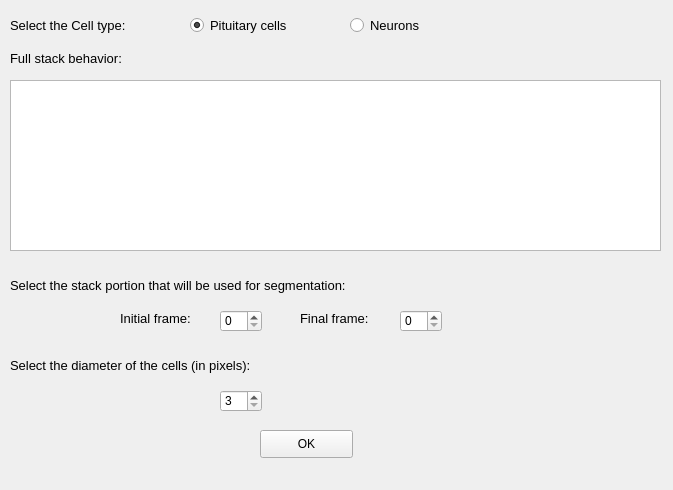
<?xml version="1.0" encoding="UTF-8"?>
<ui version="4.0">
 <class>Dialog</class>
 <widget class="QDialog" name="Dialog">
  <property name="geometry">
   <rect>
    <x>0</x>
    <y>0</y>
    <width>673</width>
    <height>490</height>
   </rect>
  </property>
  <property name="windowTitle">
   <string>Dialog</string>
  </property>
  <widget class="QLabel" name="label_5">
   <property name="geometry">
    <rect>
     <x>300</x>
     <y>310</y>
     <width>101</width>
     <height>16</height>
    </rect>
   </property>
   <property name="font">
    <font>
     <pointsize>10</pointsize>
    </font>
   </property>
   <property name="text">
    <string>Final frame: </string>
   </property>
  </widget>
  <widget class="QRadioButton" name="NeuronButton">
   <property name="geometry">
    <rect>
     <x>350</x>
     <y>10</y>
     <width>95</width>
     <height>31</height>
    </rect>
   </property>
   <property name="font">
    <font>
     <pointsize>10</pointsize>
    </font>
   </property>
   <property name="text">
    <string>Neurons</string>
   </property>
   <attribute name="buttonGroup">
    <string notr="true">CellTypeGroup</string>
   </attribute>
  </widget>
  <widget class="QLabel" name="label_4">
   <property name="geometry">
    <rect>
     <x>120</x>
     <y>310</y>
     <width>101</width>
     <height>16</height>
    </rect>
   </property>
   <property name="font">
    <font>
     <pointsize>10</pointsize>
    </font>
   </property>
   <property name="text">
    <string>Initial frame: </string>
   </property>
  </widget>
  <widget class="QSpinBox" name="Fr3_spinBox">
   <property name="geometry">
    <rect>
     <x>220</x>
     <y>390</y>
     <width>42</width>
     <height>22</height>
    </rect>
   </property>
   <property name="minimum">
    <number>3</number>
   </property>
   <property name="maximum">
    <number>13</number>
   </property>
   <property name="singleStep">
    <number>2</number>
   </property>
   <property name="value">
    <number>3</number>
   </property>
  </widget>
  <widget class="QRadioButton" name="PituitaryButton">
   <property name="geometry">
    <rect>
     <x>190</x>
     <y>10</y>
     <width>131</width>
     <height>31</height>
    </rect>
   </property>
   <property name="font">
    <font>
     <pointsize>10</pointsize>
    </font>
   </property>
   <property name="text">
    <string>Pituitary cells</string>
   </property>
   <property name="checked">
    <bool>true</bool>
   </property>
   <attribute name="buttonGroup">
    <string notr="true">CellTypeGroup</string>
   </attribute>
  </widget>
  <widget class="QLabel" name="label_6">
   <property name="geometry">
    <rect>
     <x>10</x>
     <y>350</y>
     <width>451</width>
     <height>31</height>
    </rect>
   </property>
   <property name="font">
    <font>
     <pointsize>10</pointsize>
    </font>
   </property>
   <property name="text">
    <string>Select the diameter of the cells (in pixels):</string>
   </property>
  </widget>
  <widget class="PlotWidget" name="TimeSeriesPlot">
   <property name="geometry">
    <rect>
     <x>10</x>
     <y>80</y>
     <width>651</width>
     <height>171</height>
    </rect>
   </property>
  </widget>
  <widget class="QLabel" name="label_2">
   <property name="geometry">
    <rect>
     <x>10</x>
     <y>50</y>
     <width>151</width>
     <height>16</height>
    </rect>
   </property>
   <property name="font">
    <font>
     <pointsize>10</pointsize>
    </font>
   </property>
   <property name="text">
    <string>Full stack behavior:</string>
   </property>
  </widget>
  <widget class="QSpinBox" name="Fr2_spinBox">
   <property name="geometry">
    <rect>
     <x>400</x>
     <y>310</y>
     <width>42</width>
     <height>22</height>
    </rect>
   </property>
   <property name="maximum">
    <number>5000</number>
   </property>
  </widget>
  <widget class="QLabel" name="label">
   <property name="geometry">
    <rect>
     <x>10</x>
     <y>10</y>
     <width>161</width>
     <height>31</height>
    </rect>
   </property>
   <property name="font">
    <font>
     <pointsize>10</pointsize>
    </font>
   </property>
   <property name="text">
    <string>Select the Cell type:</string>
   </property>
  </widget>
  <widget class="QSpinBox" name="Fr1_spinBox">
   <property name="geometry">
    <rect>
     <x>220</x>
     <y>310</y>
     <width>42</width>
     <height>22</height>
    </rect>
   </property>
   <property name="maximum">
    <number>5000</number>
   </property>
  </widget>
  <widget class="QPushButton" name="FirstDialogButton">
   <property name="enabled">
    <bool>true</bool>
   </property>
   <property name="geometry">
    <rect>
     <x>260</x>
     <y>430</y>
     <width>93</width>
     <height>28</height>
    </rect>
   </property>
   <property name="text">
    <string>OK</string>
   </property>
   <property name="autoDefault">
    <bool>false</bool>
   </property>
  </widget>
  <widget class="QLabel" name="label_3">
   <property name="geometry">
    <rect>
     <x>10</x>
     <y>270</y>
     <width>451</width>
     <height>31</height>
    </rect>
   </property>
   <property name="font">
    <font>
     <pointsize>10</pointsize>
    </font>
   </property>
   <property name="text">
    <string>Select the stack portion that will be used for segmentation:</string>
   </property>
  </widget>
 </widget>
 <customwidgets>
  <customwidget>
   <class>PlotWidget</class>
   <extends>QGraphicsView</extends>
   <header>pyqtgraph</header>
  </customwidget>
 </customwidgets>
 <resources/>
 <connections/>
 <buttongroups>
  <buttongroup name="CellTypeGroup"/>
 </buttongroups>
</ui>
